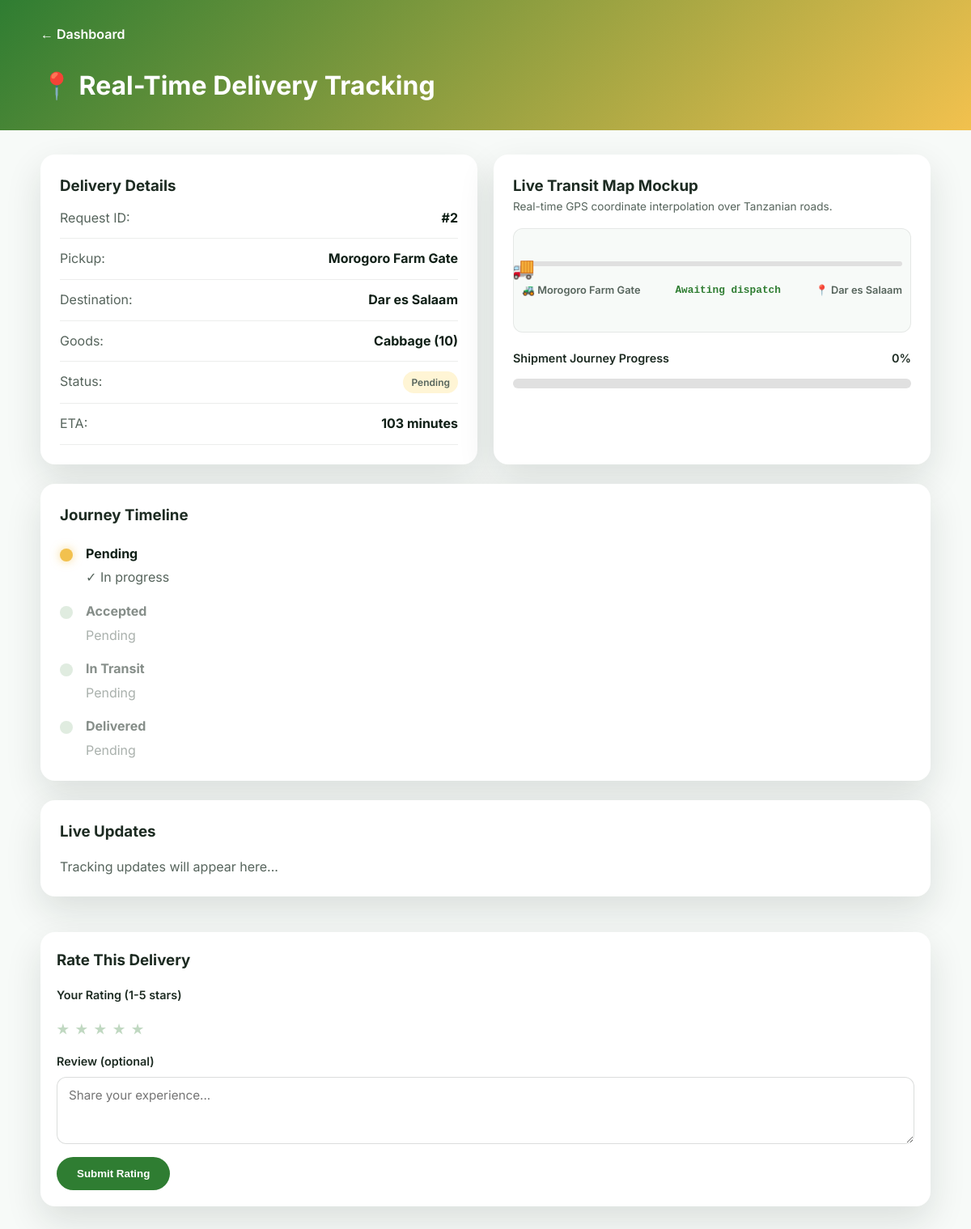
/tracking/2, run on the app's committed database.
### tables this page shows
CREATE TABLE requests (
            id INTEGER PRIMARY KEY AUTOINCREMENT,
            farmer_id INTEGER NOT NULL,
            pickup_location TEXT NOT NULL,
            destination TEXT NOT NULL,
            goods_type TEXT NOT NULL,
            quantity TEXT NOT NULL,
            status TEXT NOT NULL,
            driver_id INTEGER,
            eta_minutes INTEGER,
            actual_time INTEGER,
            distance_km REAL,
            price REAL,
            rating INTEGER,
            review TEXT,
            created_at TEXT NOT NULL,
            completed_at TEXT,
            FOREIGN KEY (farmer_id) REFERENCES farmers (id),
            FOREIGN KEY (driver_id) REFERENCES drivers (id)
        );

### app.py (the view)
@app.get("/tracking/<int:request_id>")
def live_tracking(request_id):
    conn = get_db_connection()
    req = conn.execute("SELECT * FROM requests WHERE id = ?", (request_id,)).fetchone()
    if not req:
        abort(404)
    tracking = conn.execute(
        "SELECT * FROM tracking WHERE request_id = ? ORDER BY timestamp DESC LIMIT 20",
        (request_id,)
    ).fetchall()
    conn.close()
    return render_template(
        "tracking.html",
        request=req,
        tracking=tracking
    )

### app.py (called while the page is built)
def get_db_connection():
    conn = sqlite3.connect(DATABASE, timeout=10)
    conn.row_factory = sqlite3.Row
    conn.execute("PRAGMA foreign_keys = ON")
    conn.execute("PRAGMA journal_mode = WAL")
    return conn

### templates/tracking.html (shortened to what this page needs)
<!DOCTYPE html>
<html lang="en">
<head>
    <link rel="stylesheet" href="{{ url_for('static', filename='css/styles.css') }}" />
</head>
<body>
    <div class="tracking-container">
        <header class="tracking-header">
            <div class="container">
                <a href="/" class="back-link">← Dashboard</a>
                <h1>📍 Real-Time Delivery Tracking</h1>
            </div>
        </header>
        <main class="container tracking-main">
            <section class="tracking-grid">
                <div class="card tracking-info">
                    <h3>Delivery Details</h3>
                    <div class="detail-row">
                        <span>Request ID:</span>
                        <strong>#{{ request.id }}</strong>
                    </div>
                    <div class="detail-row">
                        <span>Pickup:</span>
                        <strong>{{ request.pickup_location }}</strong>
                    </div>
                    <div class="detail-row">
                        <span>Destination:</span>
                        <strong>{{ request.destination }}</strong>
                    </div>
                    <div class="detail-row">
                        <span>Goods:</span>
                        <strong>{{ request.goods_type }} ({{ request.quantity }})</strong>
                    </div>
                    <div class="detail-row">
                        <span>Status:</span>
                        <span class="status-badge status-{{ request.status|lower|replace(' ', '-') }}">
                            {{ request.status }}
                        </span>
                    </div>
                    <div class="detail-row">
                        <span>ETA:</span>
                        <strong>{{ request.eta_minutes }} minutes</strong>
                    </div>
                </div>
                <div class="card tracking-map">
                    <h3>Live Transit Map Mockup</h3>
                    <p class="section-sub" style="font-size:0.85rem; color:var(--muted); margin-bottom:12px;">Real-time GPS coordinate interpolation over Tanzanian roads.</p>
                    <div class="live-progress-track-container" style="position: relative; padding: 40px 10px; background: var(--bg-light); border-radius: 12px; border: 1px solid rgba(15,31,22,0.08); overflow: hidden; margin-top: 16px;">
                        <div class="progress-route-bg-line" style="height: 6px; background: #e0e0e0; border-radius: 3px; width: 100%;"></div>
                        <div class="progress-truck-marker" id="truckMarker" style="position: absolute; top: 28px; left: 10px; font-size: 1.6rem; transition: left 0.8s ease; transform: translateX(-50%);">🚚</div>
                        <div style="display:flex; justify-content:space-between; margin-top: 20px; font-size: 0.8rem; font-weight:600; color: var(--muted); flex-wrap:wrap; gap:8px;">
                            <div>🚜 {{ request.pickup_location }}</div>
                            <div id="liveCoordsLabel" style="color:var(--green); font-family:monospace;">GPS: Loading...</div>
                            <div>📍 {{ request.destination }}</div>
                        </div>
                    </div>
                    <div class="progress-bar-container" style="margin-top:20px;">
                        <div style="display:flex; justify-content:space-between; margin-bottom: 6px; font-size:0.9rem; font-weight:600;">
                            <span>Shipment Journey Progress</span>
                            <span id="progressTextLabel">0%</span>
                        </div>
                        <div class="progress-bar" style="height:12px; background:#e0e0e0; border-radius:99px; overflow:hidden;">
                        </div>
                    </div>
                </div>
            </section>
            <section class="card tracking-progress">
                <h3>Journey Timeline</h3>
                <div class="progress-timeline">
                    {% set statuses = ['Pending', 'Accepted', 'In Transit', 'Delivered'] %}
                    {% for status in statuses %}
                        {% set is_active = request.status == status %}
                        {% set is_completed = statuses.index(status) < statuses.index(request.status) %}
                        <div class="timeline-item {% if is_active %}active{% endif %} {% if is_completed %}completed{% endif %}">
                            <div class="timeline-dot"></div>
                            <div class="timeline-content">
                                <h4>{{ status }}</h4>
                                <p class="muted-text">
                                    {% if is_completed or is_active %}
                                        ✓ In progress
                                    {% else %}
                                        Pending
                                    {% endif %}
                                </p>
                            </div>
                        </div>
                    {% endfor %}
                </div>
            </section>
            <section class="card tracking-updates">
                <h3>Live Updates</h3>
                <div class="updates-feed">
                    {% if tracking %}
                        {% for track in tracking %}
                            <div class="update-item">
                                <div class="update-time">{{ track.timestamp }}</div>
                                <div class="update-message">
                                    {% if track.status == 'pickup' %}
                                        🚚 <strong>Picked up goods</strong> at {{ track.latitude }}, {{ track.longitude }}
                                    {% elif track.status == 'in_transit' %}
                                        🛣️ <strong>En route</strong> - Current location: {{ track.latitude }}, {{ track.longitude }}
                                    {% elif track.status == 'delivered' %}
                                        ✅ <strong>Delivered</strong> at {{ track.latitude }}, {{ track.longitude }}
                                    {% else %}
                                        📍 {{ track.status }}
                                    {% endif %}
                                </div>
                            </div>
                        {% endfor %}
                    {% else %}
                        <p class="muted-text">Tracking updates will appear here...</p>
                    {% endif %}
                </div>
            </section>
            <section class="card" style="margin-top: 20px;">
                <h3>Rate This Delivery</h3>
                <form method="post" action="{{ url_for('rate_delivery', request_id=request.id) }}" class="rating-form">
                    <div class="form-group">
                        <label>Your Rating (1-5 stars)</label>
                        <div class="star-rating">
                            {% for i in range(1, 6) %}
                                <label for="star{{ i }}" class="star-label">★</label>
                            {% endfor %}
                        </div>
                    </div>
                    <div class="form-group">
                        <label>Review (optional)</label>
                        <textarea name="review" rows="3" placeholder="Share your experience..."></textarea>
                    </div>
                    <button class="btn btn-primary" type="submit">Submit Rating</button>
                </form>
            </section>
        </main>
    </div>
</body>
</html>

### static/css/styles.css (style rules this page uses)
:root { --green: #2f7d32; --green-dark: #1f5c24; --green-light: #e6f4ea; --gold: #f2c14e; --dark: #0f1f16; --text: #1d2b22; --muted: #56645c; --white: #ffffff; --shadow: 0 18px 45px rgba(15, 31, 22, 0.12); --bg-light: #f7faf8; --card-bg: #ffffff; }
* { box-sizing: border-box; margin: 0; padding: 0; }
body { font-family: "Inter", sans-serif; color: var(--text); background: var(--bg-light); line-height: 1.6; transition: background 0.3s ease, color 0.3s ease; }
a { text-decoration: none; color: inherit; }
html { scroll-behavior: smooth; }
.container { width: min(1100px, 92%); margin: 0 auto; }
.btn { display: inline-flex; align-items: center; justify-content: center; padding: 12px 24px; border-radius: 999px; font-weight: 600; transition: transform 0.2s ease, box-shadow 0.2s ease, background 0.2s ease; border: 1px solid transparent; }
.btn-primary { background: var(--green); color: var(--white); }
.form-group { display: flex; flex-direction: column; gap: 8px; margin-bottom: 16px; }
label { font-weight: 600; font-size: 0.9rem; }
input, textarea { border-radius: 12px; border: 1px solid rgba(15, 31, 22, 0.15); padding: 12px 14px; font-size: 0.95rem; font-family: inherit; }
.card { background: var(--card-bg); border-radius: 18px; padding: 20px; box-shadow: var(--shadow); transition: transform 0.2s ease, box-shadow 0.2s ease; }
.status-badge { display: inline-flex; align-items: center; padding: 4px 10px; border-radius: 999px; font-size: 0.75rem; font-weight: 600; text-transform: capitalize; }
.status-pending { background: #fff5d5; color: #8a6d3b; }
.muted-text { color: var(--muted); }
.progress-bar { height: 10px; background: rgba(15, 31, 22, 0.1); border-radius: 999px; overflow: hidden; margin: 14px 0; }

### templates/tracking.html (style rules this page uses)
.tracking-container { background: var(--bg-light); min-height: 100vh; }
.tracking-header { background: linear-gradient(135deg, var(--green), var(--gold)); color: var(--white); padding: 30px 0; margin-bottom: 30px; }
.tracking-header h1 { font-size: 2rem; margin-top: 12px; }
.back-link { color: var(--white); font-weight: 600; display: inline-block; margin-bottom: 12px; }
.tracking-main { display: grid; gap: 24px; margin-bottom: 40px; }
.tracking-grid { display: grid; grid-template-columns: repeat(auto-fit, minmax(300px, 1fr)); gap: 20px; }
.tracking-info { padding: 24px; }
.detail-row { display: flex; justify-content: space-between; padding: 12px 0; border-bottom: 1px solid rgba(15, 31, 22, 0.08); }
.detail-row span { color: var(--muted); }
.detail-row strong { color: var(--dark); }
.tracking-map { padding: 24px; }
.tracking-progress { padding: 24px; }
.progress-timeline { display: grid; gap: 16px; margin-top: 20px; }
.timeline-item { display: flex; gap: 16px; opacity: 0.5; transition: opacity 0.3s ease; }
.timeline-item.active { opacity: 1; }
.timeline-dot { width: 16px; height: 16px; border-radius: 50%; background: rgba(47, 125, 50, 0.3); margin-top: 6px; flex-shrink: 0; }
.timeline-item.active .timeline-dot { background: var(--gold); box-shadow: 0 0 12px rgba(242, 193, 78, 0.6); animation: pulse 2s ease-in-out infinite; }
.timeline-content h4 { color: var(--dark); margin-bottom: 4px; }
.tracking-updates { padding: 24px; }
.updates-feed { display: grid; gap: 12px; margin-top: 16px; max-height: 400px; overflow-y: auto; }
.rating-form { margin-top: 16px; }
.star-rating { display: flex; gap: 8px; margin-top: 12px; font-size: 2.4rem; }
.star-label { cursor: pointer; color: rgba(47, 125, 50, 0.3); transition: color 0.2s ease; }

### data on the page
requests: id "2", pickup_location "Morogoro Farm Gate", destination "Dar es Salaam", goods_type "Cabbage", quantity "10", status "Pending", eta_minutes "103"

### other printed values
{{ status }} "Pending" "Accepted" "In Transit" "Delivered"
